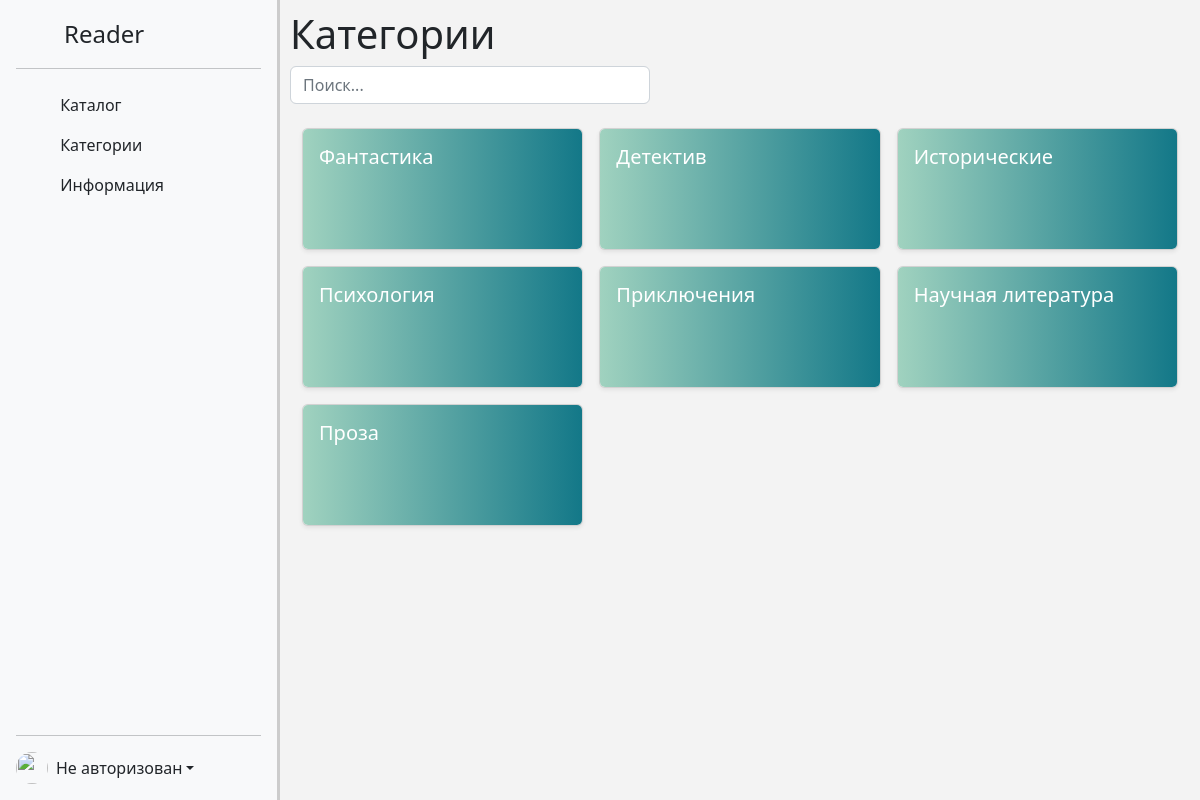
/viewCategories, run on an earlier commit of the app's database.
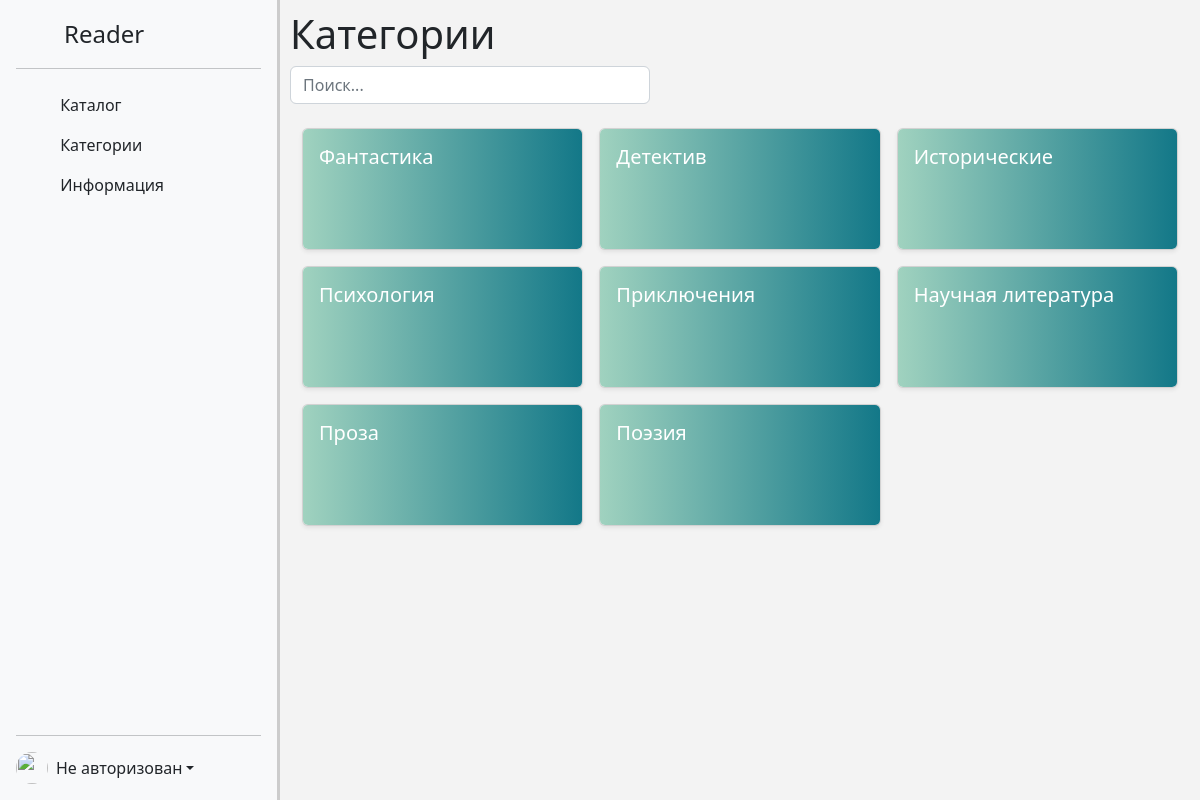
And on a later commit of the database.
### main/models.py (models this page shows, shortened)
class Categories(models.Model):
    name = models.CharField(max_length=50)

### main/views.py (the view)
# urls.py: path("viewCategories", viewCategories.as_view(), name='viewCategories'),
class viewCategories(View):
    def get(self, request):
        context = {}
        if 'login' in request.session:
            context['name'] = request.session['login']
        context['categories'] = Categories.objects.all()
        return render(request, "main/categories.html", context=context)

### main/templates/main/categories.html (shortened to what this page needs)
{% extends 'base/index.html' %} {% block main %}
<div id="outer-container">
  {% include 'base/header.html' %}
  <div id="content">
    <h1>Категории</h1>
    <input
      id="search"
      type="text"
      class="form-control"
      placeholder="Поиск..."
      style="width: 40%"
    /><br />
    <div class="container">
      <div class="row row-cols-1 row-cols-sm-2 row-cols-md-3 g-3">
        {% for i in categories %}
        <a
          class="cats"
          style="text-decoration: none; color: white"
          href="{% url 'index' %}?id={{i.id}}"
        >
          <div class="col">
            <div class="card shadow-sm">
              <div id="categoryItem" class="card-body">
                <h5>{{i.name}}</h5>
              </div>
            </div>
          </div>
        </a>
        {% endfor %}
      </div>
    </div>
  </div>
</div>
{% endblock main %}

### templates/base/index.html (shortened to what this page needs)
{% load static %}
<!DOCTYPE html>
<html lang="en">
<head>
  {% include 'base/head.html' %}
  <link rel="stylesheet" href="{% static 'css/style.css' %}" />
</head>
<body>
  {% block main %}
  {% endblock main %}
</body>
</html>

### templates/base/head.html (shortened to what this page needs)
<link
  rel="stylesheet"
  href="https://use.fontawesome.com/releases/v5.8.2/css/all.css"
/>
<link
  href="https://cdn.jsdelivr.net/npm/bootstrap@5.2.0-beta1/dist/css/bootstrap.min.css"
  rel="stylesheet"
/>

### templates/base/header.html (shortened to what this page needs)
<div
  id="sidebar"
  class="d-flex flex-column flex-shrink-0 p-3 bg-light"
  style="width: 280px; height: 100%"
>
  <a
    href="{% url 'index' %}"
    class="d-flex align-items-center mb-3 mb-md-0 me-md-auto link-dark text-decoration-none"
  >
    <svg class="bi pe-none me-2" width="40" height="32">
      <use xlink:href="#bootstrap"></use>
    </svg>
    <span class="fs-4">Reader</span>
  </a>
  <hr />
  <ul class="nav nav-pills flex-column mb-auto">
    <li class="nav-item">
      <a
        href="{% url 'index' %}"
        class="nav-link link-dark"
        aria-current="page"
      >
        <svg class="bi pe-none me-2" width="16" height="16">
          <use xlink:href="#home"></use>
        </svg>
        Каталог
      </a>
    </li>
    <li>
      <a href="{% url 'viewCategories' %}" class="nav-link link-dark">
        <svg class="bi pe-none me-2" width="16" height="16">
          <use xlink:href="#speedometer2"></use>
        </svg>
        Категории
      </a>
    </li>
    <li>
      <a href="{% url 'info' %}" class="nav-link link-dark">
        <svg class="bi pe-none me-2" width="16" height="16">
          <use xlink:href="#table"></use>
        </svg>
        Информация
      </a>
    </li>
    <br /><br />
  </ul>
  <hr />
  <div class="dropdown">
    <a
      href="#"
      class="d-flex align-items-center link-dark text-decoration-none dropdown-toggle"
      id="dropdownUser2"
      data-bs-toggle="dropdown"
      aria-expanded="false"
    >
      <img
        src="https://avatarko.ru/img/kartinka/11/zhivotnye_cvety_belka_10854.jpg"
        alt=""
        width="32"
        height="32"
        class="rounded-circle me-2"
      />
      {% if name %}
      <a href="{% url 'profile' %}"> {{ name }} </a>
      {% else %} Не авторизован {% endif %}
    </a>
  </div>
</div>

### static/css/style.css (style rules this page uses)
body { background: rgb(243, 243, 243); }
#outer-container { display: table; width: 100%; height: 100%; }
#sidebar { display: table-cell; width: 15%; vertical-align: top; border-right: 3px solid #ccc; }
#content { display: table-cell; width: 85%; vertical-align: top; height: 100vh; padding: 10px; }
#categoryItem { height: 120px; background-image: linear-gradient( to right, #a0d2bf 0%, #107687 51%, #a0d2bf 100% ); background-size: 200% auto; transition: 0.5s; cursor: pointer; border-radius: 5px; }

What changed in the data, as far as the page shows it:
added Categories: name "Поэзия"
